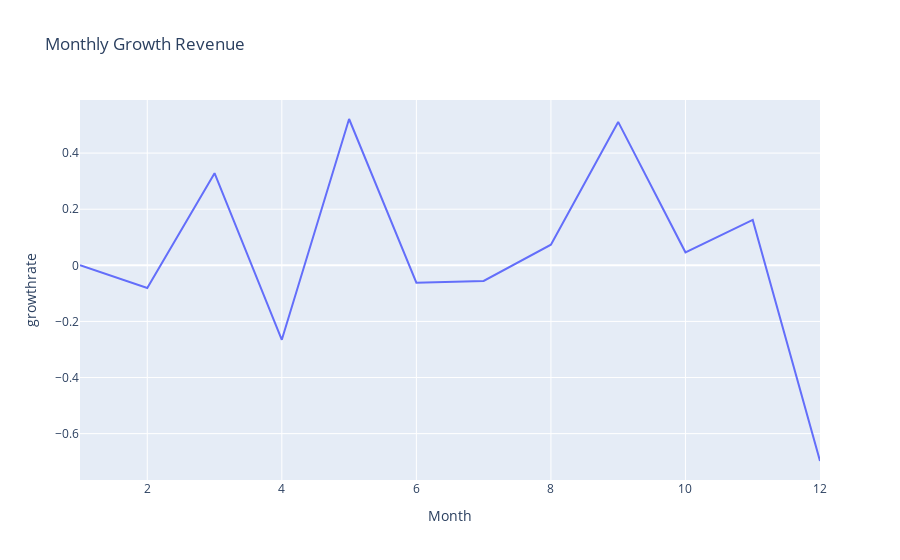

The cell this chart's notebook holds for it:
### Code cell
plt.figure(figsize=(16,10))
Monthly_growth_plot=px.line(Monthly_revenue,x='Month', y='growthrate',labels={'x':'Month','y':'growthrate'}, title='Monthly Growth Revenue')
Monthly_growth_plot
# It shows that in the month of april the growth is rate is very less.
# We will not consider the 12th month because the data of 12th month is not given.

### Figure 1 — Plotly figure (JSON) as saved in the notebook; plotly's stock layout.template omitted (floating-point values rounded to 4 significant figures)
{"data": [{"hovertemplate": "Month=%{x}<br>growthrate=%{y}<extra></extra>", "legendgroup": "", "line": {"color": "#636efa", "dash": "solid"}, "mode": "lines", "name": "", "orientation": "v", "showlegend": false, "type": "scatter", "x": [1, 2, 3, 4, 5, 6, 7, 8, 9, 10, 11, 12], "xaxis": "x", "y": [0, -0.08108, 0.3285, -0.2654, 0.5215, -0.06207, -0.05555, 0.07337, 0.5112, 0.04634, 0.1619, -0.6975], "yaxis": "y"}], "layout": {"legend": {"tracegroupgap": 0}, "title": {"text": "Monthly Growth Revenue"}, "xaxis": {"anchor": "y", "domain": [0, 1], "title": {"text": "Month"}}, "yaxis": {"anchor": "x", "domain": [0, 1], "title": {"text": "growthrate"}}}}
